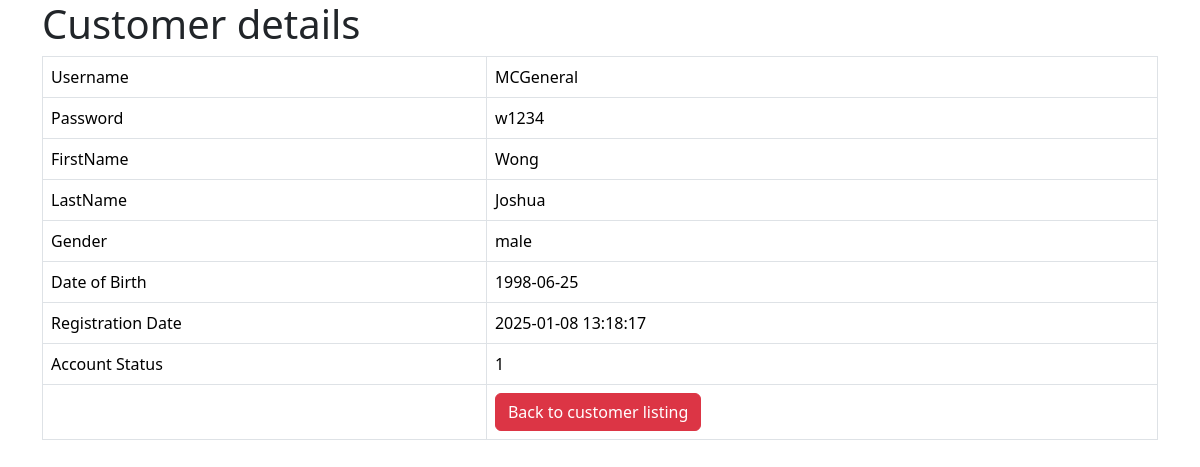
The page /customer_details.php?username=MCGeneral on the database its author committed.
### tables this page shows
CREATE TABLE IF NOT EXISTS `customer` (
  `username` varchar(128) NOT NULL,
  `password` varchar(128) NOT NULL,
  `firstname` text NOT NULL,
  `lastname` text NOT NULL,
  `gender` text NOT NULL,
  `dob` date NOT NULL,
  `registration_date` datetime NOT NULL DEFAULT CURRENT_TIMESTAMP,
  `account_status` tinyint(1) NOT NULL,
  PRIMARY KEY (`username`)
);

### customer_details.php (the view, shortened to what this page needs)
<!DOCTYPE HTML>
<html>
<head>
    <link href="https://cdn.jsdelivr.net/npm/bootstrap@5.3.3/dist/css/bootstrap.min.css" rel="stylesheet">
</head>
<body>
    <div class="container">
        <div class="page-header">
            <h1>Customer details</h1>
        </div>
        <?php
        $name = isset($_GET['username']) ? $_GET['username'] : die('ERROR: Record ID not found.');
        include 'config/database.php';
        try {
            $query = "SELECT username, password, firstname, lastname, gender, dob, registration_date, account_status FROM customer WHERE username = ? LIMIT 0,1";
            $stmt = $con->prepare($query);
            $stmt->bindParam(1, $name);
            $stmt->execute();
            $row = $stmt->fetch(PDO::FETCH_ASSOC);
            $fetched_name = $row['username'];
            $fetched_password = $row['password'];
            $firstname = $row['firstname'];
            $lastname = $row['lastname'];
            $gender = $row['gender'];
            $dob = $row['dob'];
            $registration_date = $row['registration_date'];
            $account_status = $row['account_status'];
        }
        catch (PDOException $exception) {
            die('ERROR: ' . $exception->getMessage());
        }
        ?>
        <table class='table table-hover table-responsive table-bordered'>
            <tr>
                <td>Username</td>
                <td><?php echo $fetched_name;  ?></td>
            </tr>
            <tr>
                <td>Password</td>
                <td><?php echo $fetched_password;  ?></td>
            </tr>
            <tr>
                <td>FirstName</td>
                <td><?php echo $firstname;  ?></td>
            </tr>
            <tr>
                <td>LastName</td>
                <td><?php echo $lastname;  ?></td>
            </tr>
            <tr>
                <td>Gender</td>
                <td><?php echo $gender;  ?></td>
            </tr>
            <tr>
                <td>Date of Birth</td>
                <td><?php echo $dob;  ?></td>
            </tr>
            <tr>
                <td>Registration Date</td>
                <td><?php echo $registration_date;  ?></td>
            </tr>
            <tr>
                <td>Account Status</td>
                <td><?php echo $account_status;  ?></td>
            </tr>
            <tr>
                <td></td>
                <td>
                    <a href='customer_listing.php' class='btn btn-danger'>Back to customer listing</a>
                </td>
            </tr>
        </table>
    </div>
</body>
</html>

### rows shown on the page
customer: username "MCGeneral", password "w1234", firstname "Wong", lastname "Joshua", gender "male", dob "1998-06-25", registration_date "2025-01-08 13:18:17", account_status "1"
